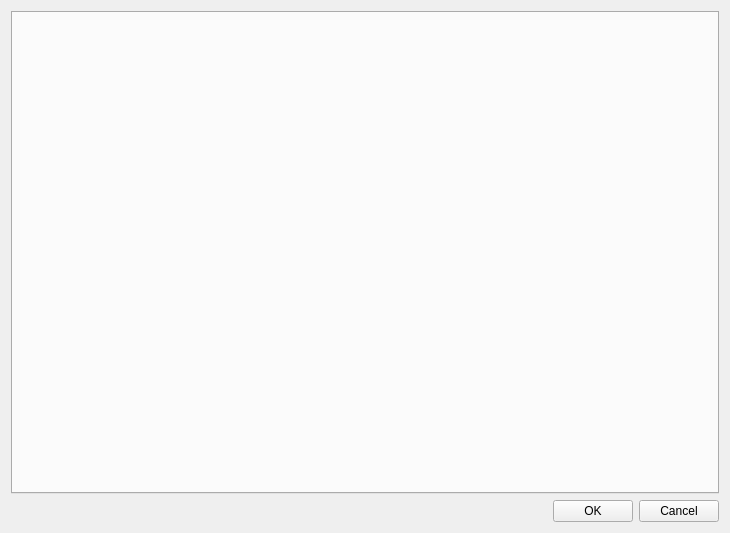
<?xml version="1.0" encoding="UTF-8"?>
<ui version="4.0">
 <class>ConfigToolWidget</class>
 <widget class="QWidget" name="ConfigToolWidget">
  <property name="geometry">
   <rect>
    <x>0</x>
    <y>0</y>
    <width>730</width>
    <height>533</height>
   </rect>
  </property>
  <property name="windowTitle">
   <string>Arcemu Configuration Tool</string>
  </property>
  <layout class="QVBoxLayout" name="verticalLayout">
   <item>
    <widget class="QTabWidget" name="configTabWidget">
     <property name="currentIndex">
      <number>-1</number>
     </property>
    </widget>
   </item>
   <item>
    <layout class="QHBoxLayout" name="horizontalLayout">
     <item>
      <spacer name="horizontalSpacer">
       <property name="orientation">
        <enum>Qt::Horizontal</enum>
       </property>
       <property name="sizeHint" stdset="0">
        <size>
         <width>390</width>
         <height>20</height>
        </size>
       </property>
      </spacer>
     </item>
     <item>
      <widget class="QPushButton" name="okButton">
       <property name="text">
        <string>OK</string>
       </property>
      </widget>
     </item>
     <item>
      <widget class="QPushButton" name="cancelButton">
       <property name="text">
        <string>Cancel</string>
       </property>
      </widget>
     </item>
    </layout>
   </item>
  </layout>
 </widget>
 <layoutdefault spacing="6" margin="11"/>
 <resources>
  <include location="configtool.qrc"/>
 </resources>
 <connections/>
</ui>
